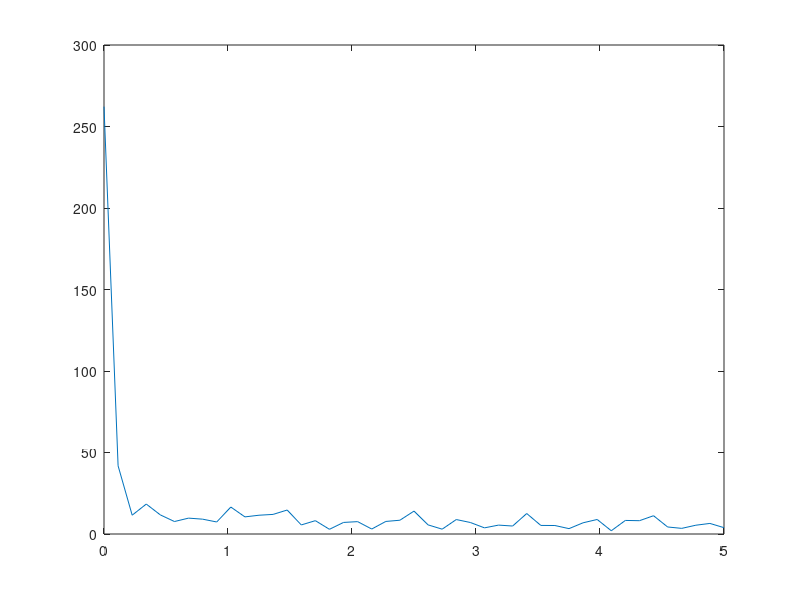
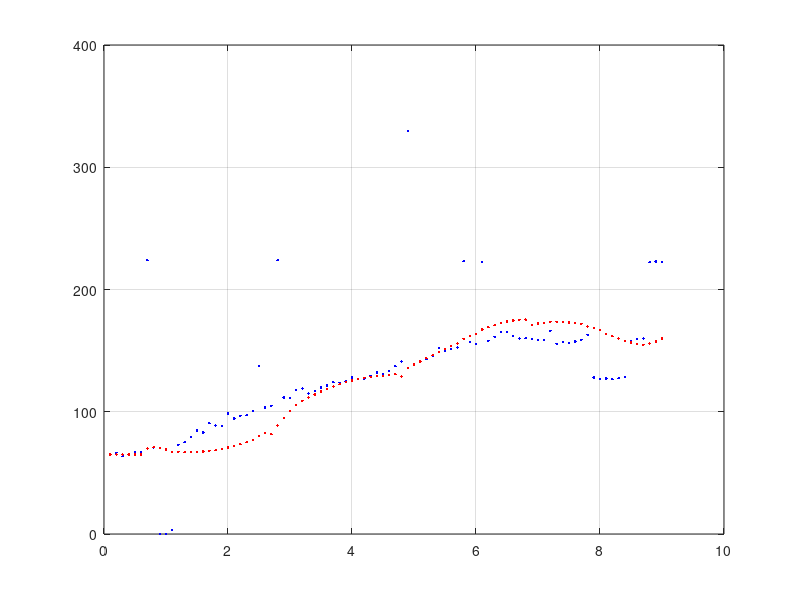

Here is the MATLAB script that generated these plots, in order:
clc
clear
close all
fid1 = fopen('data.txt','rt');
fid2 = fopen('filter_data.txt','rt');


raw=fscanf(fid1,'%f\n');
filter_raw=fscanf(fid2,'%f\n');
%filter=fscanf(fid3,'%f\n');
fclose(fid1);
fclose(fid2);
%plot frequency figure
N=length(raw);% samples
Fs=10;%10Hz
Ts=0.1;
t=Ts*(1:N);
Y=fft(raw,N)/length(raw); 
f=Fs/2*linspace(0,1,N/2); 
plot(f,2*abs(Y(1:N/2))) ;


figure;
%plot time domain raw data
%figure;
plot(t,raw,'b.');hold on;
plot(t,filter_raw,'r.');
axis([0 10 0 400]);
grid on;


